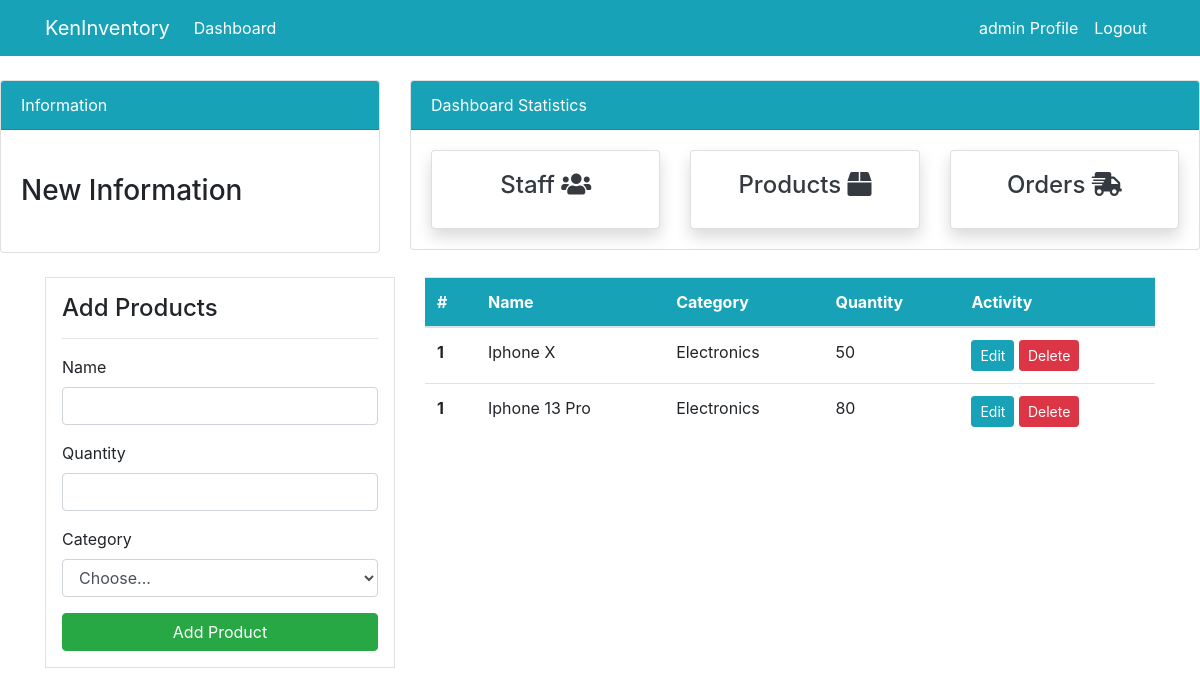
/products (signed in), run on the app's committed database.
### dashboard/models.py (models this page shows, shortened)
class Product(models.Model):
    name = models.CharField(max_length=100, null=True)
    category = models.CharField(max_length=20, choices=CATEGORY,null=True)
    quantity = models.PositiveIntegerField(null=True)

### dashboard/views.py (the view)
# urls.py: path('products', views.products, name="dashboard-products"),
@login_required(login_url="user-login")
def products(request):
    all_products = Product.objects.all()
    context = {
        "all_products" : all_products
    }
    return render(request, "dashboard/products.html",context)

### templates/dashboard/products.html (shortened to what this page needs)
{% extends 'partials/base.html' %}
{% block content %}
{% include 'partials/topside.html' %}
<div class="container">
    <div class="row my-4">
        <div class="col-md-4">
            <div class="border bg-white p-3">
                <h4>Add Products</h4>
                <hr>
                <form action="">
                    <div class="form-group">
                        <label for="exampleInputEmail1">Name</label>
                        <input type="email" class="form-control" id="exampleInputEmail1"
                            aria-describedby="emailHelp">
                    </div>
                    <div class="form-group">
                        <label for="exampleInputPassword1">Quantity</label>
                        <input type="password" class="form-control" id="exampleInputPassword1">
                    </div>
                    <div class="form-group ">
                        <label for="inputState">Category</label>
                        <select id="inputState" class="form-control">
                            <option selected>Choose...</option>
                        </select>
                    </div>
                    <input class="btn btn-success btn-block" type="submit" value="Add Product">
                </form>
            </div>
        </div>
        <div class="col-md-8">
            <table class="table bg-white">
                <thead class="bg-info">
                    <tr class="text-white">
                        <th scope="col">#</th>
                        <th scope="col">Name</th>
                        <th scope="col">Category</th>
                        <th scope="col">Quantity</th>
                        <th scope="col">Activity</th>
                    </tr>
                </thead>
                <tbody>
                    {% for i in all_products %}
                    <tr>
                        <th scope="row">1</th>
                        <td>{{i.name}}</td>
                        <td>{{i.category}}</td>
                        <td>{{i.quantity}}</td>
                        <td>
                            <a class="btn btn-info btn-sm" href="">Edit</a>
                            <a class="btn btn-danger btn-sm" href="">Delete</a>
                        </td>
                    </tr>
                    {% endfor %}
                </tbody>
            </table>
        </div>
    </div>
</div>
{% endblock %}

### templates/partials/nav.html (shortened to what this page needs)
<nav class="navbar navbar-expand-lg navbar-info bg-info">
    <div class="container">
        {% if user.is_authenticated %}
        <a class="navbar-brand text-white" href="">KenInventory</a>
        <div class="collapse navbar-collapse" id="navbarSupportedContent">
            <ul class="navbar-nav mr-auto">
                <li class="nav-item active">
                    <a class="nav-link text-white" href="/">Dashboard </a>
                </li>
            </ul>
            <ul class="navbar-nav ml-auto">
                <li class="nav-item active">
                    <a class="nav-link text-white" href="">{{ user.username }} Profile
                        <span class="sr-only">(current)</span></a>
                </li>
                <li class="nav-item">
                    <a class="nav-link text-white" href="{% url 'user-logout' %}">Logout</a>
                </li>
            </ul>
            {% endif %}
        </div>
    </div>
</nav>

### data on the page
Product: name "Iphone X", category "Electronics", quantity "50"
Product: name "Iphone 13 Pro", category "Electronics", quantity "80"

### other printed values
{{ user.username }} "admin"
